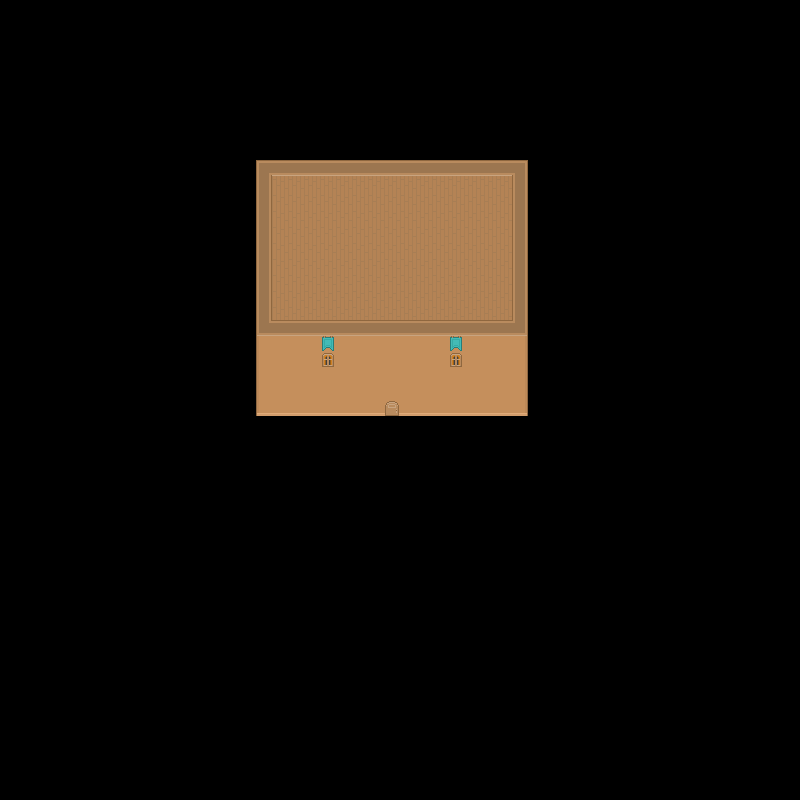

Rendered tile map (Tiled .tmx) drawn with the repository's tilesets; below, a short description and the map source with its tile grids summarised:
An orthogonal 50x50 tile map with 16x16 px tiles, 6 tile layers (ground, WALL, top wall, Path, ...).

<map version="1.0" tiledversion="1.1.6" orientation="orthogonal" renderorder="right-down" width="50" height="50" tilewidth="16" tileheight="16" infinite="0" nextobjectid="1">
 <tileset firstgid="1" source="rrrroguelikeSheet_transparent.tsx" />
 <layer name="ground" width="50" height="50">
  <data>[2500 cells, 135 non-empty, 1 distinct tile ids]</data>
 </layer>
 <layer name="WALL" width="50" height="50">
  <data>[2500 cells, 85 non-empty, 6 distinct tile ids]</data>
 </layer>
 <layer name="top wall" width="50" height="50">
  <data>[2500 cells, 54 non-empty, 7 distinct tile ids]</data>
 </layer>
 <layer name="Path" width="50" height="50">
  <data>[2500 cells, 0 non-empty, 0 distinct tile ids]</data>
 </layer>
 <layer name="Doors" width="50" height="50">
  <data>[2500 cells, 1 non-empty, 1 distinct tile ids]</data>
 </layer>
 <layer name="Decoration" width="50" height="50">
  <data>[2500 cells, 2 non-empty, 1 distinct tile ids]</data>
 </layer>
</map>
